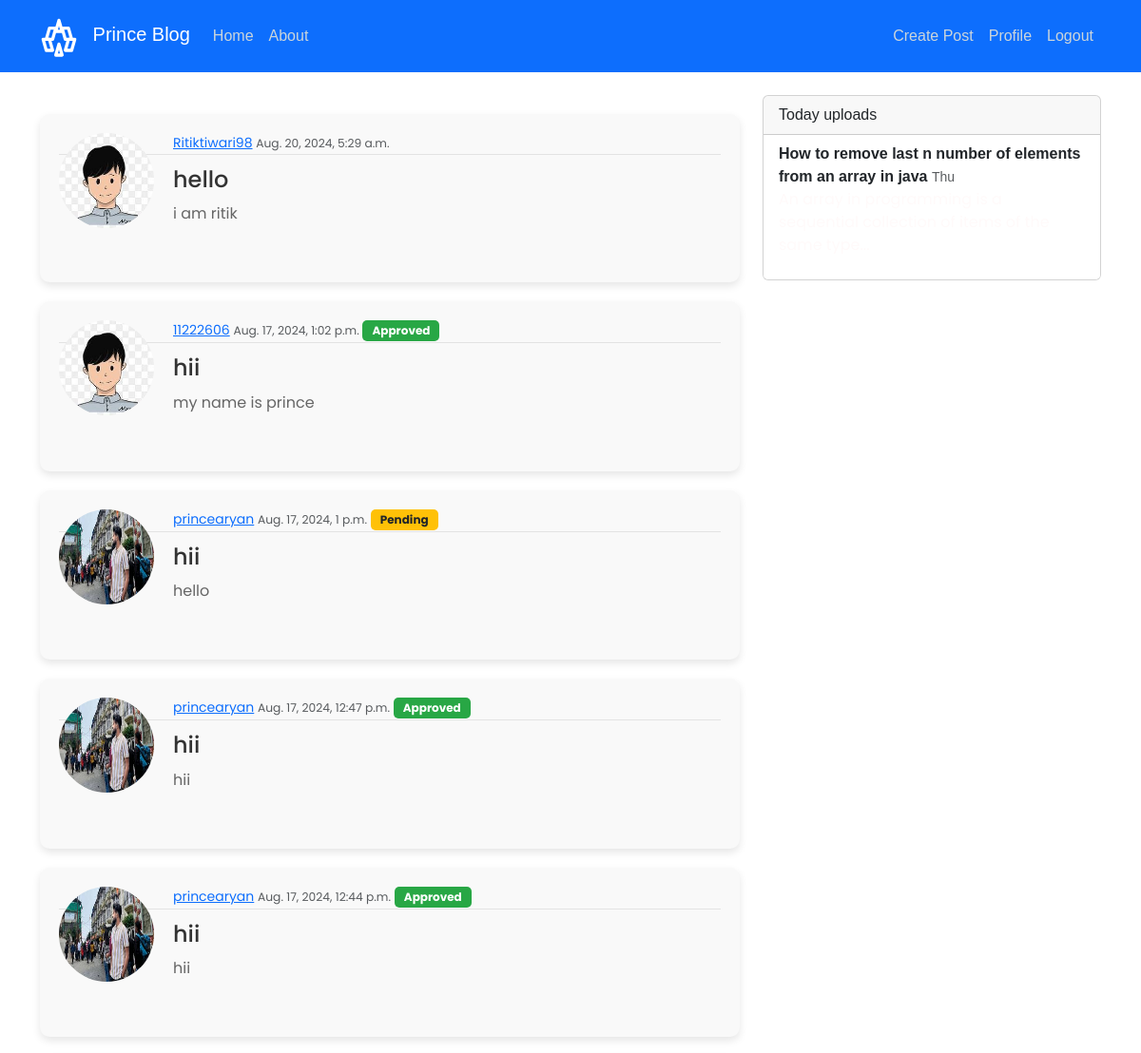
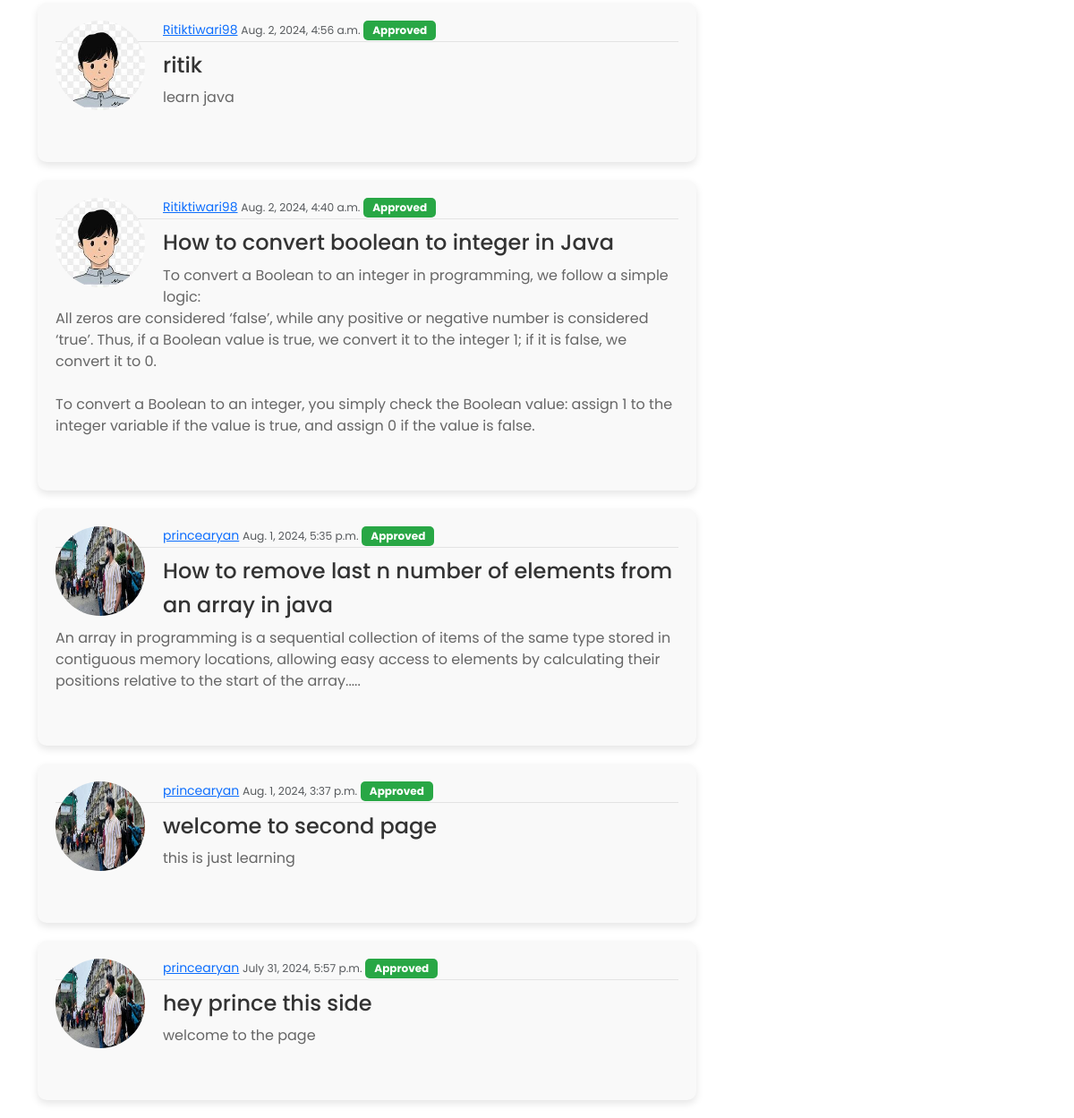
The page / (signed in) on the database its author committed (2 pictures, top to bottom).
### blog/models.py (models this page shows, shortened)
class Post(models.Model):
    STATUS_CHOICES = [
        ('P', 'Pending'),
        ('A', 'Approved'),
        ('R', 'Rejected'),
    ]
    title = models.CharField(max_length=200)
    content = models.TextField()
    date_posted = models.DateTimeField(default=timezone.now)
    author = models.ForeignKey(User, on_delete=models.CASCADE)
    status = models.CharField(max_length=1, choices=STATUS_CHOICES, default='P')

### users/models.py (models this page shows, shortened)
class Profile(models.Model):
    user = models.OneToOneField(User, on_delete=models.CASCADE)
    image = models.ImageField(default='default.jpg', upload_to='profile_pics')

### blog/views.py (the view)
# urls.py: path('', PostListView.as_view(), name="blog-home"),
class PostListView(LoginRequiredMixin, ListView):
    model = Post
    template_name = 'blog/home.html'
    context_object_name = 'posts'
    ordering = ["-date_posted"]
    def get_queryset(self):
        return Post.objects.all().order_by('-date_posted')

### blog/templates/blog/home.html (shortened to what this page needs)
{% extends 'blog/base.html' %}
{% block content %}
{% for post in posts %}
    <article class="media content-section">
        <img class="rounded-circle article-img" src="{{ post.author.profile.image.url }}" alt="">
        <div class="media-body">
            <div class="article-metadata">
                <a class="mr-2" href="#">{{ post.author }}</a>
                <small class="text-muted">{{ post.date_posted }}</small>
                {% if post.status == 'P' %}
                    <span class="badge badge-warning">Pending</span>
                {% elif post.status == 'A' %}
                    <span class="badge badge-success">Approved</span>
                {% endif %}
            </div>
            <h2><a class="article-title" href="{% url 'blog-detail' post.id %}">{{ post.title }}</a></h2>
            <p class="article-content">{{ post.content }}</p>
        </div>
        <br>
    </article>
{% endfor %}
{% endblock content %}

### blog/templates/blog/base.html (shortened to what this page needs)
{% load static %}
<!DOCTYPE html>
<html lang="en">
<head>
    <link href="https://cdn.jsdelivr.net/npm/bootstrap@5.3.1/dist/css/bootstrap.min.css" rel="stylesheet">
    <link rel="stylesheet" href="{% static 'blog/main.css' %}">
</head>
<body>
    <header class="site-header mb-4">
        <nav class="navbar navbar-expand-lg navbar-dark bg-primary">
            <div class="container">
                <a class="navbar-brand" href="{% url 'blog-home' %}">
                    Prince Blog
                </a>
                <div class="collapse navbar-collapse" id="navbarNav">
                    <ul class="navbar-nav me-auto">
                        <li class="nav-item">
                            <a class="nav-link" href="{% url 'blog-home' %}">Home</a>
                        </li>
                        <li class="nav-item">
                            <a class="nav-link" href="{% url 'blog-about' %}">About</a>
                        </li>
                    </ul>
                    <ul class="navbar-nav">
                        {% if user.is_authenticated %}
                            <li class="nav-item">
                                <a class="nav-link" href="{% url 'blog-new' %}">Create Post</a>
                            </li>
                            <li class="nav-item">
                                <a class="nav-link" href="{% url 'profile' %}">Profile</a>
                            </li>
                            <li class="nav-item">
                                <a class="nav-link" href="{% url 'logout' %}">Logout</a>
                            </li>
                        {% endif %}
                    </ul>
                </div>
            </div>
        </nav>
    </header>
    <main role="main" class="container">
        <div class="row">
            <div class="col-md-8">
                {% block content %}{% endblock %}
            </div>
            <div class="col-md-4">
                <div class="card">
                    <div class="card-header">
                        Today uploads
                    </div>
                    <ul class="list-group list-group-flush">
                        <li class="list-group-item">
                            <strong>How to remove last n number of elements from an array in java</strong>
                            <small class="text-muted">Thu</small>
                            <p>An array in programming is a sequential collection of items of the same type...</p>
                        </li>
                    </ul>
                </div>
            </div>
        </div>
    </main>
</body>
</html>

### blog/static/blog/main.css (style rules this page uses)
body { background-color: white; margin-top: 5rem; background-size: contain; background-repeat: no-repeat; }
h1, h2, h3, h4, h5, h6, p { color: #fffafa; font-family: 'Poppins', sans-serif; }
ul { margin: 0; }
.site-header .navbar-nav .nav-link { color: #cbd5db; }
.content-section { background-color: white; padding: 10px 20px; border-radius: 10px; margin-bottom: 20px; }
.article-title { color: #ded9d9; }
.article-content { white-space: pre-line; }
.article-img { height: 65px; width: 65px; margin-right: 16px; }
.article-metadata { font-family: 'Poppins', sans-serif; padding-bottom: 1px; margin-bottom: 4px; font-size: 13px; border-bottom: 1px solid #e3e3e3 }
svg { width: 50px; height: 50px; }

### blog/templates/blog/home.html (style rules this page uses)
body { background-color: #fff; margin: 0; padding: 0; font-family: Arial, sans-serif; }
.content-section { background-color: #f9f9f9; padding: 20px; margin: 20px auto; border-radius: 10px; box-shadow: 0 4px 8px rgba(0, 0, 0, 0.1); }
.article-img { border-radius: 50%; width: 100px; height: 100px; float: left; margin-right: 20px; }
.article-metadata { font-size: 14px; color: #555; }
.article-title { font-size: 24px; color: #333; text-decoration: none; }
.article-content { font-size: 16px; color: #666; }
.badge { padding: 5px 10px; border-radius: 5px; font-size: 12px; }
.badge-warning { background-color: #ffc107; color: #212529; }
.badge-success { background-color: #28a745; color: #fff; }

### rows shown on the page
Post: author.profile.image (placeholder picture), author "Ritiktiwari98", date_posted "Aug. 20, 2024, 5:29 a.m.", title "hello", content "i am ritik"
Post: author.profile.image (placeholder picture), author "11222606", date_posted "Aug. 17, 2024, 1:02 p.m.", status "Approved", title "hii", content "my name is prince"
Post: author.profile.image (picture), author "princearyan", date_posted "Aug. 17, 2024, 1 p.m.", status "Pending", title "hii", content "hello"
Post: author.profile.image (picture), author "princearyan", date_posted "Aug. 17, 2024, 12:47 p.m.", status "Approved", title "hii", content "hii"
Post: author.profile.image (picture), author "princearyan", date_posted "Aug. 17, 2024, 12:44 p.m.", status "Approved", title "hii", content "hii"
Post: author.profile.image (placeholder picture), author "Ritiktiwari98", date_posted "Aug. 2, 2024, 4:56 a.m.", status "Approved", title "ritik", content "learn java"
Post: author.profile.image (placeholder picture), author "Ritiktiwari98", date_posted "Aug. 2, 2024, 4:40 a.m.", status "Approved", title "How to convert boolean to integer in Java", content "To convert a Boolean to an integer in programming, we follow a simple logic: All zeros are considered ‘false’, while any positive or negative number is considered ‘true’. Thus, if a Boolean value is true, we convert it to the integer 1; if it is false, we convert it to 0. To convert a Boolean to an integer, you simply check the Boolean value: assign 1 to the integer variable if the value is true, and assign 0 if the value is false."
Post: author.profile.image (picture), author "princearyan", date_posted "Aug. 1, 2024, 5:35 p.m.", status "Approved", title "How to remove last n number of elements from an array in java", content "An array in programming is a sequential collection of items of the same type stored in contiguous memory locations, allowing easy access to elements by calculating their positions relative to the start of the array....."
Post: author.profile.image (picture), author "princearyan", date_posted "Aug. 1, 2024, 3:37 p.m.", status "Approved", title "welcome to second page", content "this is just learning"
Post: author.profile.image (picture), author "princearyan", date_posted "July 31, 2024, 5:57 p.m.", status "Approved", title "hey prince this side", content "welcome to the page"
